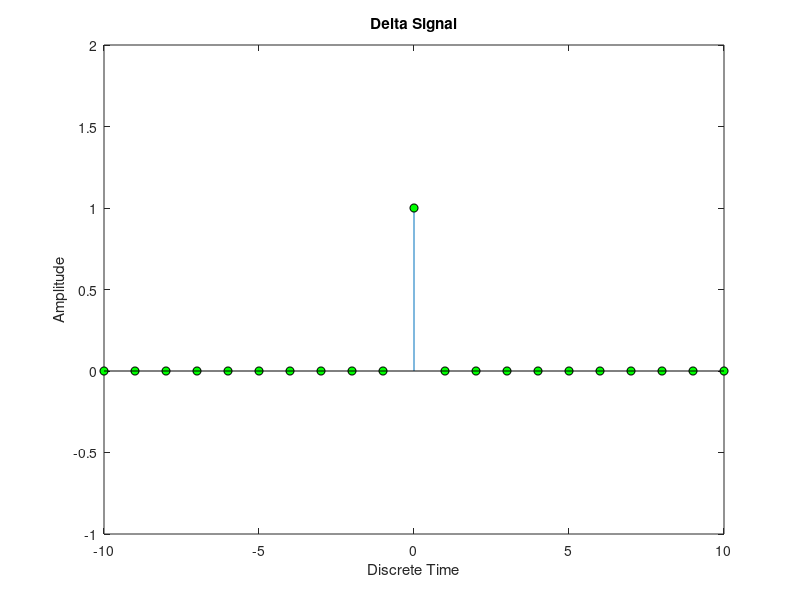

MATLAB code to generate this figure:
clc
clear all; %#ok<*CLALL>
close all;

n = -100:1:100;
imp =(zeros(size(n)));
    imp(n==0) = 1;
figure('position',[100,100,600,400])
stem(n, imp, 'markersize', 6, 'markerfacecolor', 'g', 'markeredgecolor', 'k')
xlabel('Discrete Time')
ylabel('Amplitude')
title('Delta Signal')
axis([-10 10 -1 2])